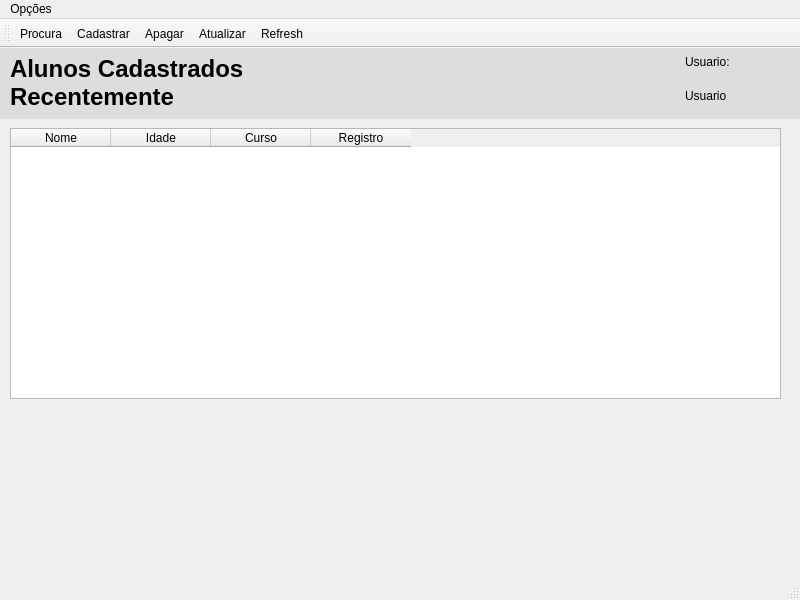
<?xml version="1.0" encoding="UTF-8"?>
<ui version="4.0">
 <class>MainWindow</class>
 <widget class="QMainWindow" name="MainWindow">
  <property name="geometry">
   <rect>
    <x>0</x>
    <y>0</y>
    <width>800</width>
    <height>600</height>
   </rect>
  </property>
  <property name="windowTitle">
   <string>MainWindow</string>
  </property>
  <widget class="QWidget" name="centralwidget">
   <widget class="QLabel" name="label">
    <property name="geometry">
     <rect>
      <x>-10</x>
      <y>0</y>
      <width>811</width>
      <height>71</height>
     </rect>
    </property>
    <property name="styleSheet">
     <string notr="true">background-color: rgb(221, 221, 221);</string>
    </property>
    <property name="text">
     <string/>
    </property>
   </widget>
   <widget class="QLabel" name="label_2">
    <property name="geometry">
     <rect>
      <x>10</x>
      <y>0</y>
      <width>251</width>
      <height>71</height>
     </rect>
    </property>
    <property name="text">
     <string>&lt;!DOCTYPE HTML PUBLIC &quot;-//W3C//DTD HTML 4.0//EN&quot; &quot;http://www.w3.org/TR/REC-html40/strict.dtd&quot;&gt;
&lt;html&gt;&lt;head&gt;&lt;meta name=&quot;qrichtext&quot; content=&quot;1&quot; /&gt;&lt;style type=&quot;text/css&quot;&gt;
p, li { white-space: pre-wrap; }
&lt;/style&gt;&lt;/head&gt;&lt;body style=&quot; font-family:'MS Shell Dlg 2'; font-size:8pt; font-weight:400; font-style:normal;&quot;&gt;
&lt;p style=&quot; margin-top:0px; margin-bottom:0px; margin-left:0px; margin-right:0px; -qt-block-indent:0; text-indent:0px;&quot;&gt;&lt;span style=&quot; font-size:18pt; font-weight:600; color:#000000;&quot;&gt;Alunos Cadastrados&lt;/span&gt;&lt;/p&gt;
&lt;p style=&quot; margin-top:0px; margin-bottom:0px; margin-left:0px; margin-right:0px; -qt-block-indent:0; text-indent:0px;&quot;&gt;&lt;span style=&quot; font-size:18pt; font-weight:600; color:#000000;&quot;&gt;Recentemente&lt;/span&gt;&lt;/p&gt;&lt;/body&gt;&lt;/html&gt;</string>
    </property>
   </widget>
   <widget class="QTableWidget" name="tableWidget">
    <property name="geometry">
     <rect>
      <x>10</x>
      <y>80</y>
      <width>771</width>
      <height>271</height>
     </rect>
    </property>
    <column>
     <property name="text">
      <string>Nome</string>
     </property>
    </column>
    <column>
     <property name="text">
      <string>Idade</string>
     </property>
    </column>
    <column>
     <property name="text">
      <string>Curso</string>
     </property>
    </column>
    <column>
     <property name="text">
      <string>Registro</string>
     </property>
    </column>
   </widget>
   <widget class="QWidget" name="">
    <property name="geometry">
     <rect>
      <x>685</x>
      <y>0</y>
      <width>101</width>
      <height>62</height>
     </rect>
    </property>
    <layout class="QVBoxLayout" name="verticalLayout">
     <item>
      <widget class="QLabel" name="label_3">
       <property name="styleSheet">
        <string notr="true">font: 87 14pt &quot;Arial Black&quot;;</string>
       </property>
       <property name="text">
        <string>Usuario:</string>
       </property>
      </widget>
     </item>
     <item>
      <widget class="QLabel" name="label_4">
       <property name="styleSheet">
        <string notr="true">font: 87 14pt &quot;Arial Black&quot;;</string>
       </property>
       <property name="text">
        <string>Usuario</string>
       </property>
      </widget>
     </item>
    </layout>
   </widget>
  </widget>
  <widget class="QMenuBar" name="menubar">
   <property name="geometry">
    <rect>
     <x>0</x>
     <y>0</y>
     <width>800</width>
     <height>21</height>
    </rect>
   </property>
   <widget class="QMenu" name="menuArquivo">
    <property name="title">
     <string>Opções</string>
    </property>
    <addaction name="actionNotas"/>
    <addaction name="actionHoras"/>
    <addaction name="actionDiciplinas"/>
    <addaction name="actionprecensa"/>
    <addaction name="actionRefresh"/>
   </widget>
   <addaction name="menuArquivo"/>
  </widget>
  <widget class="QStatusBar" name="statusbar"/>
  <widget class="QToolBar" name="toolBar">
   <property name="windowTitle">
    <string>toolBar</string>
   </property>
   <attribute name="toolBarArea">
    <enum>TopToolBarArea</enum>
   </attribute>
   <attribute name="toolBarBreak">
    <bool>false</bool>
   </attribute>
   <addaction name="actionNotas"/>
   <addaction name="actionHoras"/>
   <addaction name="actionDiciplinas"/>
   <addaction name="actionprecensa"/>
   <addaction name="actionRefresh"/>
  </widget>
  <action name="actionNotas">
   <property name="icon">
    <iconset resource="icon/icons_main.qrc">
     <normaloff>:/icons/lupa.png</normaloff>:/icons/lupa.png</iconset>
   </property>
   <property name="text">
    <string>Procura</string>
   </property>
   <property name="toolTip">
    <string>Procura Alunos</string>
   </property>
  </action>
  <action name="actionHoras">
   <property name="icon">
    <iconset resource="icon/icons_main.qrc">
     <normaloff>:/icons/criar_usuario.png</normaloff>:/icons/criar_usuario.png</iconset>
   </property>
   <property name="text">
    <string>Cadastrar</string>
   </property>
   <property name="toolTip">
    <string>Cadastrar Alunos</string>
   </property>
  </action>
  <action name="actionDiciplinas">
   <property name="icon">
    <iconset resource="icon/icons_main.qrc">
     <normaloff>:/icons/deletar_usuario.png</normaloff>:/icons/deletar_usuario.png</iconset>
   </property>
   <property name="text">
    <string>Apagar</string>
   </property>
   <property name="toolTip">
    <string>Apagar Alunos</string>
   </property>
  </action>
  <action name="actionprecensa">
   <property name="icon">
    <iconset resource="icon/icons_main.qrc">
     <normaloff>:/icons/atualizar_usuario.png</normaloff>:/icons/atualizar_usuario.png</iconset>
   </property>
   <property name="text">
    <string>Atualizar</string>
   </property>
   <property name="toolTip">
    <string>Atualizar Alunos</string>
   </property>
  </action>
  <action name="actionRefresh">
   <property name="icon">
    <iconset resource="icon/icons_main.qrc">
     <normaloff>:/icons/refresh.png</normaloff>:/icons/refresh.png</iconset>
   </property>
   <property name="text">
    <string>Refresh</string>
   </property>
   <property name="toolTip">
    <string>Atualizar Tela</string>
   </property>
   <property name="shortcut">
    <string>F5</string>
   </property>
  </action>
 </widget>
 <resources>
  <include location="icon/icons_main.qrc"/>
 </resources>
 <connections/>
</ui>
